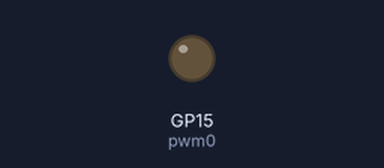
Bench run of a program on a simulated Raspberry Pi Pico running MicroPython. Shown: output pins drawn as LEDs (lit = HIGH).

Above: at 0.8 s.
Timing chart, 0 to 22.0 s (numbered marks = the images above):
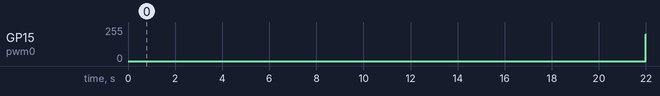

Measured:
- by itself, GP15 (pwm0): 0/255 → 200/255 at 22.0 s

The program:

pwm.py
```python
from machine import Pin, PWM

pwm0 = PWM(Pin(15))      # create PWM object from a pin
pwm0.freq()             # get current frequency
pwm0.freq(1000)         # set frequency
pwm0.duty_u16()         # get current duty cycle, range 0-65535
pwm0.duty_u16(500)      # set duty cycle, range 0-65535
# pwm0.deinit()           # turn off PWM on the pin

while True:
    # 呼吸灯
    for i in range(65535):
        pwm0.duty_u16(i)

    for i in range(65535,-1,-1):
        pwm0.duty_u16(i)
```
